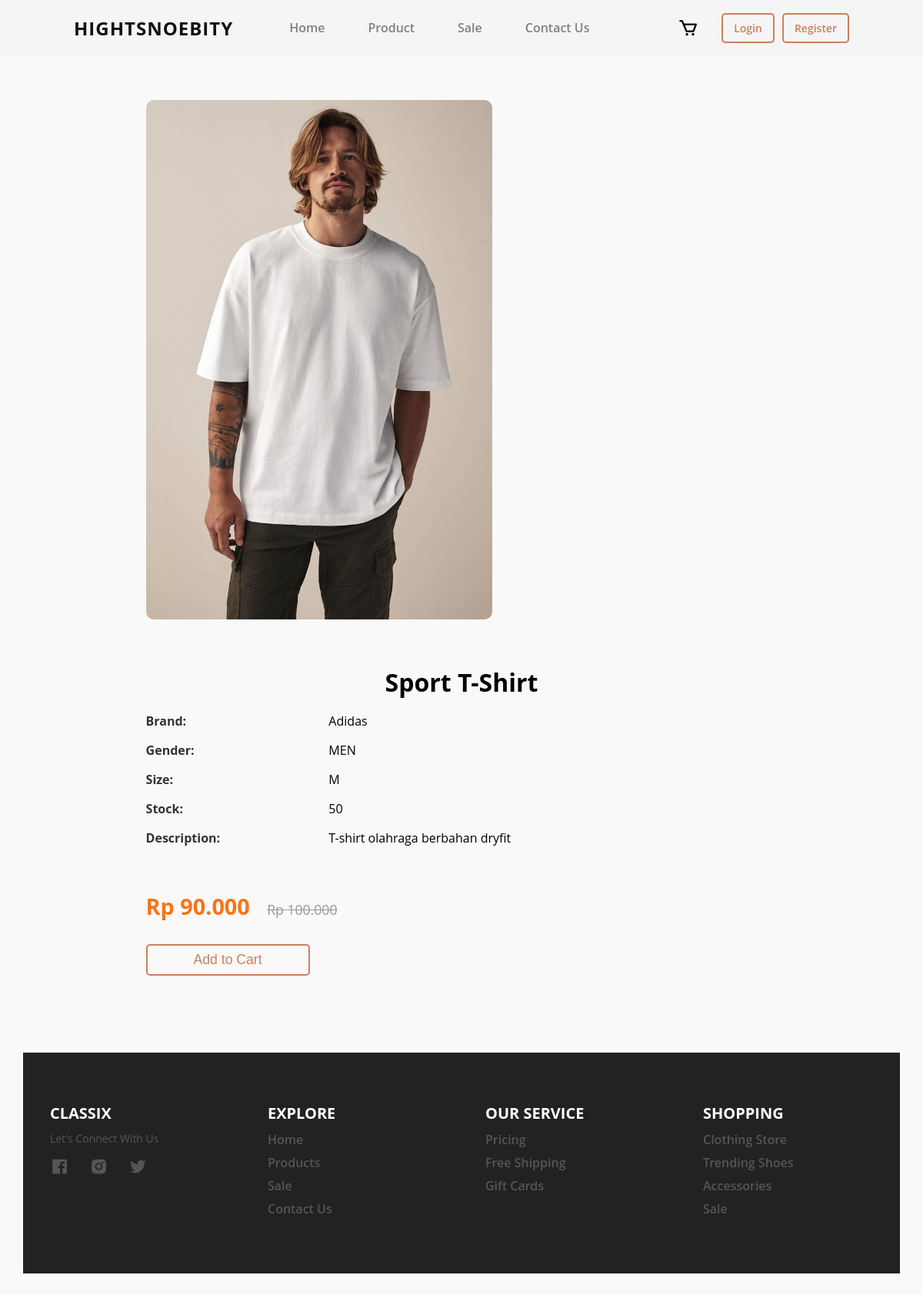
Page /product_detail.php?id=1 on the committed database.
### tables this page shows
CREATE TABLE `products` (
  `id` int(11) NOT NULL,
  `name` varchar(100) NOT NULL,
  `brand_id` int(11) DEFAULT NULL,
  `size` varchar(10) DEFAULT NULL,
  `gender` enum('MEN','GIRLY') NOT NULL,
  `discount_price` tinyint(3) UNSIGNED NOT NULL DEFAULT 0,
  `image_path` varchar(255) DEFAULT NULL,
  `description` text DEFAULT NULL,
  `stock` int(11) DEFAULT 0,
  `harga` decimal(10,2) NOT NULL DEFAULT 0.00
);

CREATE TABLE `brands` (
  `id` int(11) NOT NULL,
  `name` varchar(100) NOT NULL
);

### product_detail.php (the view, shortened to what this page needs)
<?php
include 'config.php';
$productId = isset($_GET['id']) ? (int)$_GET['id'] : 0;
$sql = "SELECT p.*, b.name as brand_name
        FROM products p
        JOIN brands b ON p.brand_id = b.id
        WHERE p.id = $productId";
$result = $conn->query($sql);
$product = $result->fetch_assoc();
$diskonPersen = (int)$product['discount_price'];
$hargaAsli = (int)$product['harga'];
$hargaDiskon = $hargaAsli;
if ($diskonPersen > 0) {
    $hargaDiskon = $hargaAsli - ($hargaAsli * $diskonPersen / 100);
}
?>
<!DOCTYPE html>
<html lang="en">
<head>
  <link rel="stylesheet" href="css/product.css">
</head>
<body>
<?php include 'header.php'; ?>
<section class="product-detail">
  <div class="container">
    <div class="detail-card">
      <div class="detail-images">
        <img src="<?= htmlspecialchars($product['image_path']) ?>" alt="<?= htmlspecialchars($product['name']) ?>" class="main-image" id="mainImage">
      </div>
      <div class="detail-info">
        <h2><?= htmlspecialchars($product['name']) ?></h2>
        <table class="product-info-table">
        <tr>
            <td><strong>Brand:</strong></td>
            <td><?= htmlspecialchars($product['brand_name']) ?></td>
        </tr>
        <tr>
            <td><strong>Gender:</strong></td>
            <td><?= htmlspecialchars($product['gender']) ?></td>
        </tr>
        <tr>
            <td><strong>Size:</strong></td>
            <td><?= htmlspecialchars($product['size']) ?></td>
        </tr>
        <tr>
            <td><strong>Stock:</strong></td>
            <td><?= $product['stock'] ?></td>
        </tr>
        <tr>
            <td style="vertical-align: top;"><strong>Description:</strong></td>
            <td><?= nl2br(htmlspecialchars($product['description'])) ?></td>
        </tr>
        </table>
        <p class="price">
          Rp <?= number_format($hargaDiskon, 0, ',', '.') ?>
          <?php if ($diskonPersen > 0): ?>
            <small class="harga-asli">Rp <?= number_format($hargaAsli, 0, ',', '.') ?></small>
          <?php endif; ?>
        </p>
        <div class="add-to-cart-section">
          <?php if (isset($_SESSION['user'])): ?>
            <form method="POST" action="add_to_cart.php" style="display:flex; align-items:center; gap:10px;">
              <input type="hidden" name="product_name" value="<?= htmlspecialchars($product['name']) ?>">
              <input type="hidden" name="product_price" value="<?= $hargaDiskon ?>">
              <input type="number" name="quantity" min="1" max="<?= $product['stock'] ?>" value="1" class="quantity-input" required>
              <button type="submit" class="add-chart-btn">Add to Cart</button>
            </form>
          <?php else: ?>
            <button class="add-chart-btn" onclick="showLoginAlert()">Add to Cart</button>
          <?php endif; ?>
        </div>
      </div>
    </div>
  </div>
</section>
<?php include 'footer.php'; ?>
</body>
</html>

### css/product.css (style rules this page uses)
* { transition: none !important; transform: none !important; box-shadow: none !important; }
.detail-card { display: flex; gap: 40px; align-items: flex-start; flex-wrap: wrap; }
.detail-images { flex: 1 1 400px; max-width: 450px; }
.detail-images img.main-image { width: 100%; border-radius: 10px; object-fit: cover; box-shadow: 0 4px 8px rgba(0,0,0,0.1); margin-bottom: 15px; }
.detail-info { flex: 1 1 450px; }
strong { color: #333; }
.product-info-table { width: 100%; border-collapse: collapse; margin-bottom: 20px; }
.product-info-table td { padding: 8px 0; border: none; vertical-align: top; }
.detail-info h2 { font-size: 2rem; margin-bottom: 10px; font-weight: 700; }
.price { font-size: 1.8rem; font-weight: 700; color: #f97316; margin-bottom: 10px; margin-top: 50px; }
.price .harga-asli { font-size: 1.1rem; text-decoration: line-through; color: #999; margin-left: 15px; font-weight: 400; }
.add-to-cart-section { margin-top: 25px; display: flex; align-items: center; gap: 15px; }
.add-chart-btn { background-color: #f97316; color: white; border: none; padding: 12px 25px; font-size: 1.1rem; border-radius: 8px; cursor: pointer; }
body { font-family: 'Open Sans', sans-serif; background: #f9f9f9; padding: 30px; }
h2 { text-align: center; margin-bottom: 30px; }
button { margin-top: 20px; padding: 10px 20px; background-color: #333; color: white; border: none; border-radius: 8px; cursor: pointer; }

### css/FASHION.css (style rules this page uses)
* { padding: 0; margin: 0; box-sizing: border-box; list-style: none; text-decoration: none; scroll-behavior: smooth; }
:root { --background-color: #ffffff; --text-color: #111111; --main-color: #c8815f; --big-font: 4.5rem; --h2-font: 3.3rem; --h3-font: 2rem; --normal-font: 1rem; }
body { background: var(red); color: var(black); }
section { padding: 100px 14%; }
.harga-asli { text-decoration: line-through; color: #999; font-size: 0.8em; margin-bottom: 5px; }
.add-chart-btn { background-color: transparent; border: 2px solid #c8815f; color: #c8815f; text-decoration: none; border-radius: 5px; padding: 8px 60px 8px 60px; cursor: pointer; transition: background-color 0.3s; margin-top: 5px; }
.container { position: relative; transition: all .40s ease; }
.container img { width: 100%; height: 25%; margin-bottom: 20px; border-radius: 10px; }

### rows in the picture
products: image_path (picture), name "Sport T-Shirt", brand.name "Adidas", gender "MEN", size "M", stock "50", description "T-shirt olahraga berbahan dryfit", hargaDiskon "90.000", harga "100.000"
